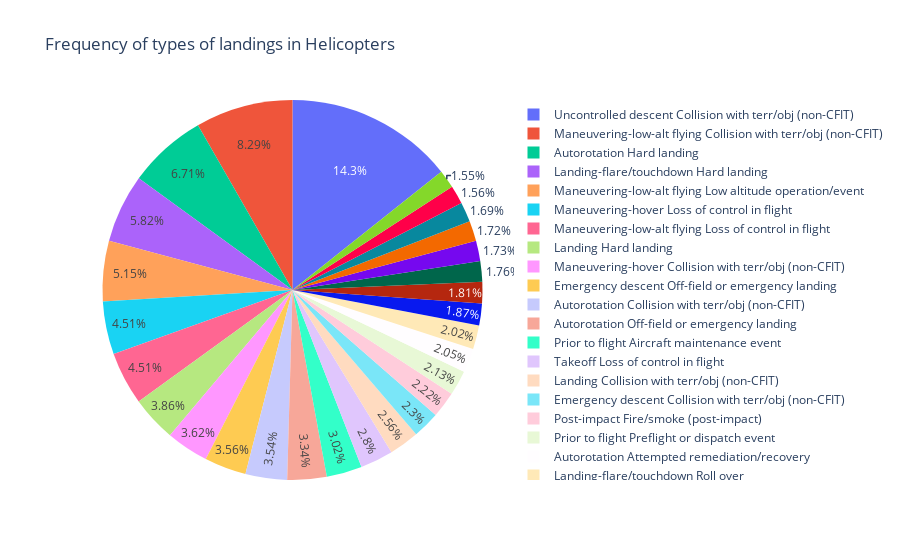

The code cell stored with this chart in its notebook:
### Code cell
# df.loc[df['pop'] < 2.e6, 'country'] = 'Other countries' # Represent only very frequent incidents
fig = px.pie(values=Occur_vals, names=Occur_keys, title='Frequency of types of landings in Helicopters')
fig.show()
# show the full names of the values with the highest values?

### Figure 1 — Plotly figure (JSON) as saved in the notebook; plotly's stock layout.template omitted (floating-point values rounded to 4 significant figures)
{"data": [{"domain": {"x": [0, 1], "y": [0, 1]}, "hovertemplate": "label=%{label}<br>value=%{value}<extra></extra>", "labels": ["Landing-flare/touchdown Hard landing", "Landing-flare/touchdown Roll over", "Maneuvering-low-alt flying Miscellaneous/other", "Emergency descent Off-field or emergency landing", "Emergency descent Collision with terr/obj (non-CFIT)", "Maneuvering-hover Loss of control in flight", "Maneuvering-hover Collision with terr/obj (non-CFIT)", "Enroute-cruise Loss of engine power (total)", "Autorotation Attempted remediation/recovery", "Autorotation Hard landing", "Landing Hard landing", "Takeoff Loss of control in flight", "Landing Roll over", "Uncontrolled descent Collision with terr/obj (non-CFIT)", "Autorotation Off-field or emergency landing", "Landing Loss of control in flight", "Autorotation Collision with terr/obj (non-CFIT)", "Takeoff Collision with terr/obj (non-CFIT)", "Takeoff Collision during takeoff/land", "Landing Collision with terr/obj (non-CFIT)", "Landing Collision during takeoff/land", "Maneuvering-low-alt flying Low altitude operation/event", "Maneuvering-low-alt flying Loss of control in flight", "Prior to flight Preflight or dispatch event", "Prior to flight Aircraft maintenance event", "Maneuvering-low-alt flying Loss of engine power (total)", "Post-impact Fire/smoke (post-impact)", "Maneuvering-low-alt flying Collision with terr/obj (non-CFIT)"], "legendgroup": "", "name": "", "showlegend": true, "type": "pie", "values": [380, 132, 113, 232, 150, 294, 236, 110, 134, 438, 252, 183, 115, 934, 218, 112, 231, 122, 118, 167, 101, 336, 294, 139, 197, 102, 145, 541]}], "layout": {"autosize": true, "legend": {"tracegroupgap": 0}, "title": {"text": "Frequency of types of landings in Helicopters"}}}
